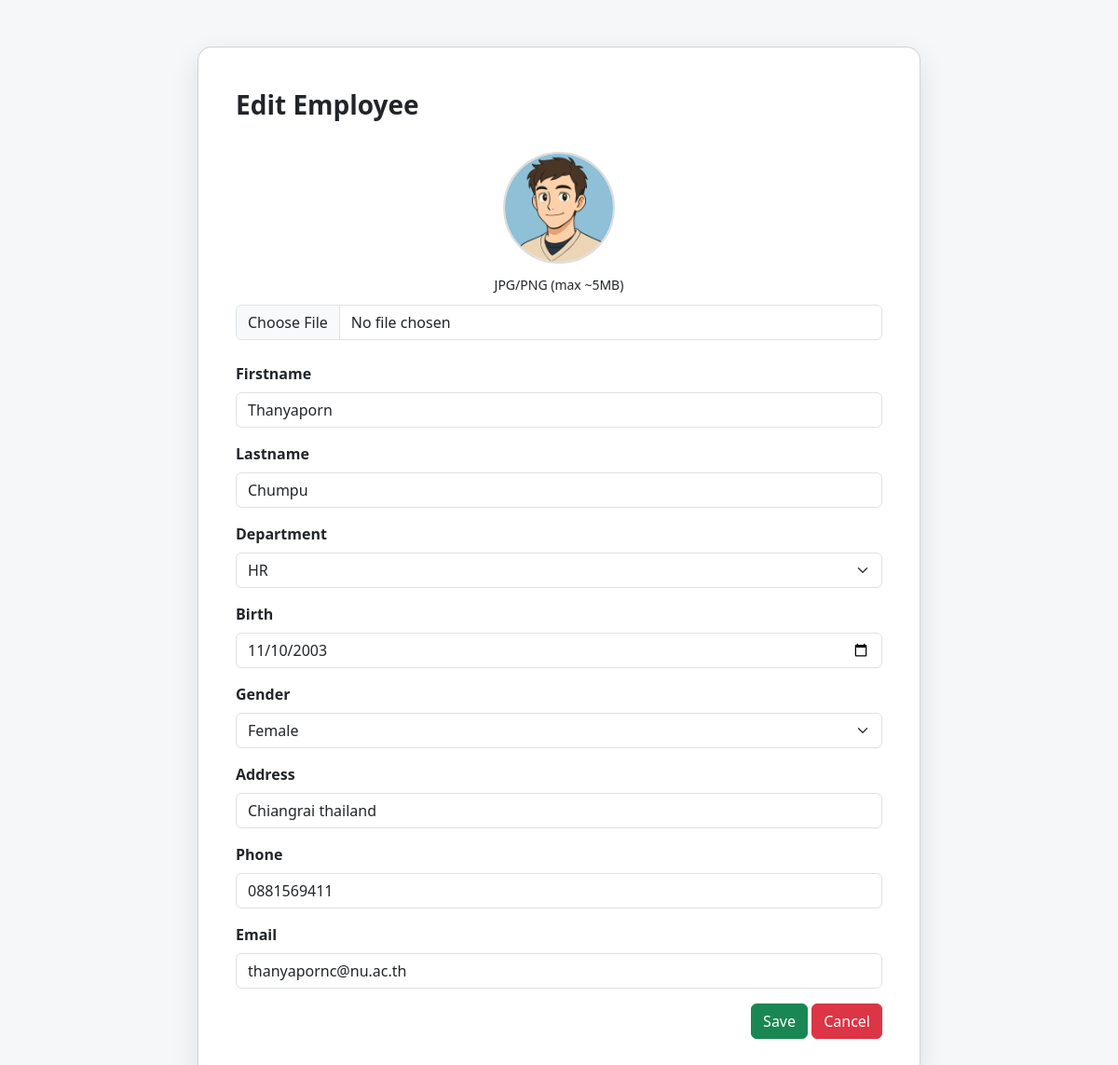
Before: /edit_employee.php?id=1013 (signed in) with the older database file.
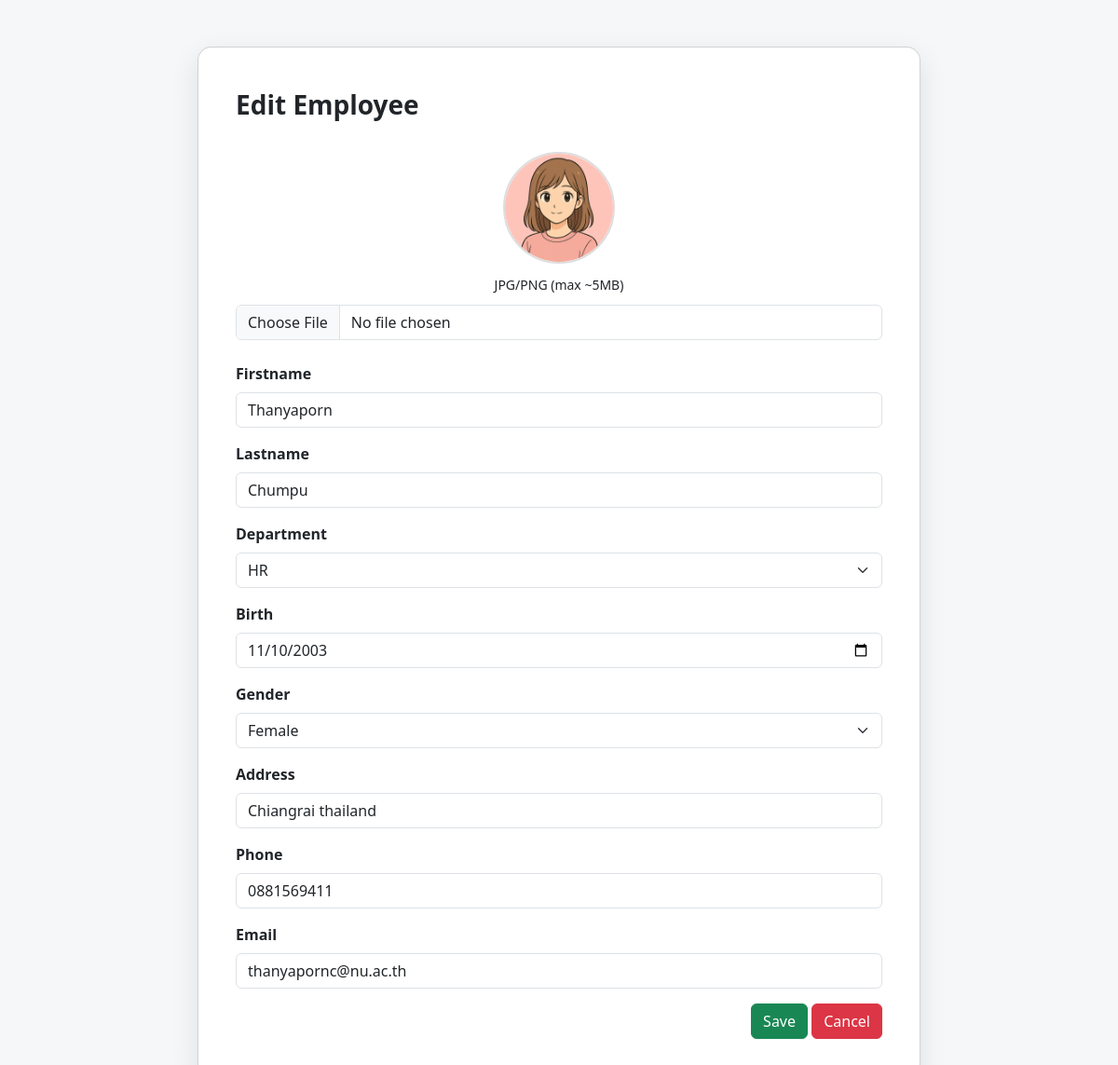
After: the same page with the newer database file.
### tables this page shows
CREATE TABLE `employee` (
  `emp_id` int(11) NOT NULL,
  `fname` varchar(50) NOT NULL,
  `lname` varchar(50) NOT NULL,
  `dep` int(11) DEFAULT NULL,
  `sex` varchar(20) NOT NULL,
  `birth` date NOT NULL,
  `email` varchar(50) NOT NULL,
  `phone` varchar(10) NOT NULL,
  `address` varchar(300) NOT NULL,
  `image_path` varchar(255) NOT NULL
);

CREATE TABLE `department` (
  `dep_id` int(11) NOT NULL,
  `dname` varchar(30) NOT NULL
);

### edit_employee.php (the view, shortened to what this page needs)
<?php
$employeeId = (int)$_GET['id'];
$host = "localhost";
$usersname = "root";
$password = "";
$database = "data_time";
$conn = new mysqli($host, $usersname, $password, $database);
$sql = "SELECT * FROM employee WHERE emp_id = ?";
$stmt = $conn->prepare($sql);
$stmt->bind_param("i", $employeeId);
$stmt->execute();
$row = $stmt->get_result()->fetch_assoc();
$dsql = "SELECT dep_id, dname FROM department ORDER BY dname ASC";
$dresult = $conn->query($dsql);
?>
<!DOCTYPE html>
<html lang="en">
<head>
  <link href="https://cdn.jsdelivr.net/npm/bootstrap@5.3.0/dist/css/bootstrap.min.css" rel="stylesheet">
</head>
<body>
  <div class="container">
    <div class="card">
      <div class="title">Edit Employee</div>
      <form action="update_employee.php" method="post" enctype="multipart/form-data">
        <div class="img-box">
          <?php
          $img = !empty($row['image_path']) ? $row['image_path'] : 'uploads/default.jpg';
          ?>
          <img id="previewImage" src="<?= htmlspecialchars($img) ?>" alt="profile" class="profile-img" />
          <div><small>JPG/PNG (max ~5MB)</small></div>
          <input type="file" name="image" class="form-control" accept="image/*" onchange="previewFile(event)">
        </div>
        <div class="mb-3">
          <label class="form-label">Firstname</label>
          <input type="text" name="fname" class="form-control" value="<?= htmlspecialchars($row['fname']) ?>" required>
        </div>
        <div class="mb-3">
          <label class="form-label">Lastname</label>
          <input type="text" name="lname" class="form-control" value="<?= htmlspecialchars($row['lname']) ?>" required>
        </div>
        <div class="mb-3">
          <label class="form-label">Department</label>
          <select name="dep" class="form-select" required>
            <?php while ($d = $dresult->fetch_assoc()) { ?>
              <option value="<?= (int)$d['dep_id'] ?>" <?= ($row['dep'] == $d['dep_id']) ? 'selected' : '' ?>>
                <?= htmlspecialchars($d['dname']) ?>
              </option>
            <?php } ?>
          </select>
        </div>
        <div class="mb-3">
          <label class="form-label">Birth</label>
          <input type="date" name="birth" class="form-control" value="<?= htmlspecialchars($row['birth']) ?>" required>
        </div>
        <div class="mb-3">
          <label class="form-label">Gender</label>
          <select name="sex" class="form-select" required>
            <option value="Female" <?= ($row['sex'] === 'Female') ? 'selected' : '' ?>>Female</option>
          </select>
        </div>
        <div class="mb-3">
          <label class="form-label">Address</label>
          <input type="text" name="address" class="form-control" value="<?= htmlspecialchars($row['address']) ?>" required>
        </div>
        <div class="mb-3">
          <label class="form-label">Phone</label>
          <input type="text" name="phone" class="form-control" value="<?= htmlspecialchars($row['phone']) ?>" required>
        </div>
        <div class="mb-3">
          <label class="form-label">Email</label>
          <input type="email" name="email" class="form-control" value="<?= htmlspecialchars($row['email']) ?>" required>
        </div>
        <div class="text-end">
          <button type="submit" class="btn btn-success">Save</button>
          <a href="reportemployee.php" class="btn btn-danger">Cancel</a>
        </div>
      </form>
    </div>
  </div>
</body>
</html>

Changed rows visible on the page:
changed employee "Thanyaporn": image_path: a different picture
